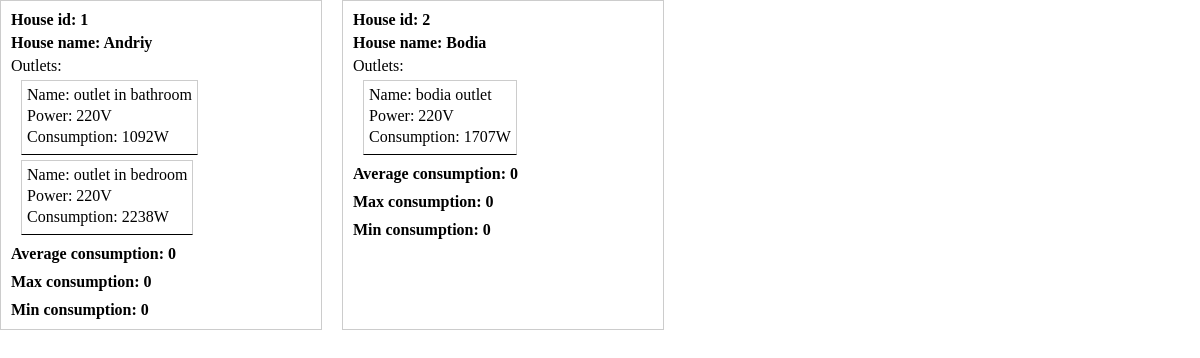
The page / on the database its author committed.
### smart_house/models.py (models this page shows, shortened)
class House(models.Model):
    id = models.AutoField(primary_key=True)
    name = models.CharField(max_length=100)

class Outlet(models.Model):
    house = models.ForeignKey(House, on_delete=models.CASCADE, related_name='outlets')
    name = models.CharField(max_length=100)
    power = models.IntegerField()
    electricity_consumption = models.IntegerField() #ват в час
    def __str__(self):
        return self.name

### smart_house/views.py (the view)
# urls.py: path('', main_page),
def main_page(request):
    context = {'houses': House.objects.all()}
    return render(request, 'main.html', context=context)

### templates/main.html (shortened to what this page needs)
{% load static %}
<!DOCTYPE html>
<html lang="en">
<head>
</head>
<body>
<div class="houses">
    {% for house in houses %}
        <div class="house">
            <div class="house_id">
                House id: <span>{{ house.id }}</span>
            </div>
            <div class="house_name">
                House name: <span>{{ house.name }}</span>
            </div>
            {% if house.outlets.all %}
            <div class="outlets">
                Outlets:
                {% for outlet in house.outlets.all %}
                    <div class="outlet">
                        <span class="name">Name: {{ outlet }}</span>
                        <span class="power">Power: {{ outlet.power }}V</span>
                        <span class="consumption">Consumption: {{ outlet.electricity_consumption }}W</span>
                    </div>
                {% endfor %}
            </div>
                <div class="average">
                    Average consumption: <span>0</span>
                </div>
                <div class="max">
                    Max consumption: <span>0</span>
                </div>
                <div class="min">
                    Min consumption: <span>0</span>
                </div>
            {% endif %}
        </div>
    {% endfor %}
</div>
</body>
</html>

### templates/main.html (style rules this page uses)
body { margin: 0; }
.house { width: 25%; margin-bottom: 20px; }
.outlets .outlet { display: flex; flex-direction: column; margin-left: 10px; border-bottom: 1px solid; width: max-content; }
.houses { display: flex; flex-direction: row; gap: 20px; }
.house { border: 1px solid #ccc; padding: 10px; }
.house_id, .house_name { font-weight: bold; margin-bottom: 5px; }
.outlet { border: 1px solid #ccc; padding: 5px; margin-top: 5px; }
.outlet .name, .outlet .power, .outlet .consumption { display: block; margin-bottom: 3px; }
.average, .max, .min { font-weight: bold; margin-top: 10px; }

### rows shown on the page
House: id "1", name "Andriy"
Outlet: name "outlet in bathroom", power "220", electricity_consumption "1092"
Outlet: name "outlet in bedroom", power "220", electricity_consumption "2238"
House: id "2", name "Bodia"
Outlet: name "bodia outlet", power "220", electricity_consumption "1707"
